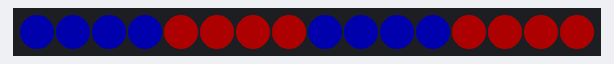
This program was run on a simulated ESP32. Parts: 16 RGB LEDs in strip order, left to right. Dim RGB values are drawn brighter than linear.

Above: at 0.25 s.
At 3.6 s:
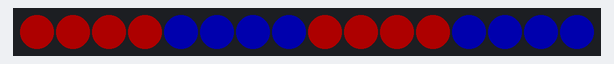
At 9.89 s:
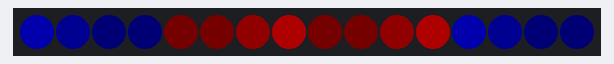
At 16.16 s:
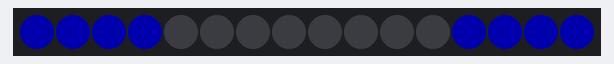
At 31.77 s:
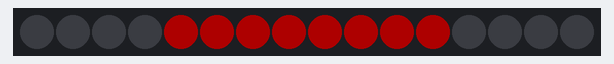

Measured:
- what the display in image 1 shows lasts 0.5 s, from 3.5 s to 4.0 s

The program:

main.cpp
```cpp
#include <Arduino.h>
#include <FastLED.h>
#include <freertos/FreeRTOS.h>
#include <freertos/task.h>

#include "Config.h"
#include "animations/AlternatingColors.h"
#include "animations/PoliceStrobe.h"
#include "animations/SynchronizedWaves.h"
#include "engine/AnimationScheduler.h"

namespace {
CRGB leds[config::LedCount];
PixelBuffer pixels(leds, config::LedCount);

const AlternatingColors alternatingColors(config::AlternatingColorsPhaseMs);
const PoliceStrobe policeStrobe(config::PoliceColorPhaseMs,
                               config::PoliceStrobeOnMs,
                               config::PoliceStrobeOffMs);
const SynchronizedWaves synchronizedWaves(config::WaveMinBrightness,
                                          config::WaveMaxBrightness,
                                          config::WaveCycleMs);

// Add future animations here, in playback order. The scheduler is unchanged.
const Animation* const animations[] = {&alternatingColors, &policeStrobe,
                                       &synchronizedWaves};
AnimationScheduler scheduler(animations, sizeof(animations) / sizeof(animations[0]),
                             config::AnimationRotationMs);

void logSelection() {
    if constexpr (config::SerialDebug) {
        Serial.printf("Animation %u: %s\n",
                      static_cast<unsigned>(scheduler.currentIndex() + 1),
                      scheduler.currentName());
    }
}
}  // namespace

void setup() {
    if constexpr (config::SerialDebug) {
        Serial.begin(config::SerialBaud);  // No wait for a serial connection.
    }

    FastLED.addLeds<CHASE_LED_CHIPSET, config::LedDataPin, config::LedColorOrder>(
        leds, static_cast<int>(config::LedCount));
    FastLED.setBrightness(config::GlobalBrightness);
    // Dithering requires continuous retransmission. Disable it so an unchanged
    // frame stays stable while we deliberately avoid redundant show() calls.
    FastLED.setDither(DISABLE_DITHER);

    pixels.fill(CRGB::Black);
    const auto nowMs = static_cast<std::uint32_t>(millis());
    scheduler.begin(nowMs);
    if (scheduler.update(nowMs, pixels)) {
        FastLED.show();
    }
    logSelection();
}

void loop() {
    const auto previousIndex = scheduler.currentIndex();
    if (scheduler.update(static_cast<std::uint32_t>(millis()), pixels)) {
        FastLED.show();
    }
    if (scheduler.currentIndex() != previousIndex) {
        logSelection();
    }

    // Idle for one RTOS tick (1 ms on this target) to let other tasks run and
    // avoid busy-spinning. This is only a polling yield: every animation and
    // transition is timed by millis(), never by counting task sleeps.
    vTaskDelay(1);
}
```

AlternatingColors.cpp
```cpp
#include "AlternatingColors.h"
#include "PixelMapping.h"

namespace {
constexpr std::size_t InitialBluePixels[] = {0, 1, 2, 3, 8, 9, 10, 11};
constexpr std::size_t InitialRedPixels[] = {4, 5, 6, 7, 12, 13, 14, 15};
}  // namespace

bool AlternatingColors::render(PixelBuffer& pixels, std::uint32_t elapsedMs) const {
    // Config.h rejects zero; also fail safely if called with invalid timings
    // by future code that constructs an animation directly.
    if (phaseMs_ == 0) {
        return pixels.fill(CRGB::Black);
    }

    const bool swapped = (elapsedMs / phaseMs_) % 2 != 0;
    bool changed = false;
    for (std::size_t i = 0; i < pixels.size(); ++i) {
        CRGB color = CRGB::Black;  // Additional, unmapped pixels remain OFF.
        if (pixel_mapping::contains(InitialBluePixels, i)) {
            color = swapped ? CRGB::Red : CRGB::Blue;
        } else if (pixel_mapping::contains(InitialRedPixels, i)) {
            color = swapped ? CRGB::Blue : CRGB::Red;
        }
        changed = pixels.set(i, color) || changed;
    }
    return changed;
}
```

AlternatingColors.h
```cpp
#pragma once

#include "Animation.h"

class AlternatingColors final : public Animation {
public:
    explicit AlternatingColors(std::uint32_t phaseMs) : phaseMs_(phaseMs) {}

    const char* name() const override { return "Alternating red and blue"; }
    bool render(PixelBuffer& pixels, std::uint32_t elapsedMs) const override;

private:
    const std::uint32_t phaseMs_;
};
```

Animation.h
```cpp
#pragma once

#include "engine/PixelBuffer.h"
#include <cstdint>

class Animation {
public:
    virtual ~Animation() = default;
    virtual const char* name() const = 0;

    // elapsedMs is time since THIS activation, not raw millis(). Write a full
    // frame, including OFF pixels, and return whether any pixel changed. Pure
    // elapsed-time rendering ensures re-entry at zero restarts the effect.
    virtual bool render(PixelBuffer& pixels, std::uint32_t elapsedMs) const = 0;
};
```

PixelMapping.h
```cpp
#pragma once

#include <cstddef>

namespace pixel_mapping {

// Mappings belong to effects, not to the engine or to physical group objects.
template <std::size_t N>
bool contains(const std::size_t (&indices)[N], std::size_t index) {
    for (const auto candidate : indices) {
        if (candidate == index) {
            return true;
        }
    }
    return false;
}

}  // namespace pixel_mapping
```

PoliceStrobe.cpp
```cpp
#include "PoliceStrobe.h"
#include "PixelMapping.h"
#include <limits>

namespace {
constexpr std::size_t BluePixels[] = {0, 1, 2, 3, 12, 13, 14, 15};
constexpr std::size_t RedPixels[] = {4, 5, 6, 7, 8, 9, 10, 11};
}  // namespace

bool PoliceStrobe::render(PixelBuffer& pixels, std::uint32_t elapsedMs) const {
    if (colorPhaseMs_ == 0 || onMs_ == 0 || offMs_ == 0 ||
        onMs_ > std::numeric_limits<std::uint32_t>::max() - offMs_) {
        return pixels.fill(CRGB::Black);
    }

    const bool bluePhase = (elapsedMs / colorPhaseMs_) % 2 == 0;
    // Start the ON/OFF clock anew in every color phase, even if phase length
    // is not a multiple of the strobe cycle (or the duty cycle is asymmetric).
    const auto phaseElapsedMs = elapsedMs % colorPhaseMs_;
    const bool on = phaseElapsedMs % (onMs_ + offMs_) < onMs_;

    bool changed = false;
    for (std::size_t i = 0; i < pixels.size(); ++i) {
        CRGB color = CRGB::Black;
        if (on && bluePhase && pixel_mapping::contains(BluePixels, i)) {
            color = CRGB::Blue;
        } else if (on && !bluePhase && pixel_mapping::contains(RedPixels, i)) {
            color = CRGB::Red;
        }
        changed = pixels.set(i, color) || changed;
    }
    return changed;
}
```

PoliceStrobe.h
```cpp
#pragma once

#include "Animation.h"

class PoliceStrobe final : public Animation {
public:
    PoliceStrobe(std::uint32_t colorPhaseMs, std::uint32_t onMs,
                 std::uint32_t offMs)
        : colorPhaseMs_(colorPhaseMs), onMs_(onMs), offMs_(offMs) {}

    const char* name() const override { return "Alternating police strobes"; }
    bool render(PixelBuffer& pixels, std::uint32_t elapsedMs) const override;

private:
    const std::uint32_t colorPhaseMs_;
    const std::uint32_t onMs_;
    const std::uint32_t offMs_;
};
```

SynchronizedWaves.cpp
```cpp
#include "SynchronizedWaves.h"
#include <cmath>

namespace {
// Effect-local position of each pixel in its traveling wave. This does not
// constrain other animations or require pixels to share a physical group API.
constexpr std::size_t PositionByPixel[] = {
    3, 2, 1, 0,  // Blue: 3 -> 2 -> 1 -> 0
    0, 1, 2, 3,  // Red:  4 -> 5 -> 6 -> 7
    0, 1, 2, 3,  // Red:  8 -> 9 -> 10 -> 11
    3, 2, 1, 0   // Blue: 15 -> 14 -> 13 -> 12
};
constexpr auto MappedPixelCount = sizeof(PositionByPixel) / sizeof(PositionByPixel[0]);
constexpr float TwoPi = 6.2831853071795864769f;
}  // namespace

std::uint8_t SynchronizedWaves::brightnessAt(std::size_t position,
                                            std::uint32_t cycleElapsedMs) const {
    if (cycleMs_ == 0 || minBrightness_ == maxBrightness_) {
        return minBrightness_;
    }

    // Pulse starts: 0, 1/6, 2/6, 3/6 of a cycle. Each lasts 1/2 cycle.
    // Adjacent pulses overlap, but the first ends exactly when the last starts.
    // Integer sixths avoid truncating short/odd cycles; 64-bit intermediates
    // also support the full uint32_t cycle range without overflow.
    const auto time = static_cast<std::uint64_t>(cycleElapsedMs) * 6;
    const auto start = static_cast<std::uint64_t>(cycleMs_) * position;
    const auto width = static_cast<std::uint64_t>(cycleMs_) * 3;
    if (time <= start || time - start >= width) {
        return minBrightness_;
    }

    const float phase = static_cast<float>(time - start) / static_cast<float>(width);
    const float pulse = (1.0f - std::cos(TwoPi * phase)) * 0.5f;
    const auto range = static_cast<unsigned>(maxBrightness_ - minBrightness_);
    auto offset = static_cast<unsigned>(pulse * static_cast<float>(range) + 0.5f);
    if (offset > range) {
        offset = range;
    }
    return static_cast<std::uint8_t>(minBrightness_ + offset);
}

bool SynchronizedWaves::render(PixelBuffer& pixels, std::uint32_t elapsedMs) const {
    const auto cycleElapsedMs = cycleMs_ == 0 ? 0 : elapsedMs % cycleMs_;
    std::uint8_t brightness[4];
    for (std::size_t position = 0; position < 4; ++position) {
        brightness[position] = brightnessAt(position, cycleElapsedMs);
    }

    bool changed = false;
    for (std::size_t i = 0; i < pixels.size(); ++i) {
        CRGB color = CRGB::Black;
        if (i < MappedPixelCount) {
            const auto intensity = brightness[PositionByPixel[i]];
            // Pure red/blue scaling is exactly the selected channel intensity.
            // FastLED applies GlobalBrightness once, later in main.cpp.
            color = (i < 4 || i >= 12) ? CRGB(0, 0, intensity) : CRGB(intensity, 0, 0);
        }
        changed = pixels.set(i, color) || changed;
    }
    return changed;
}
```

SynchronizedWaves.h
```cpp
#pragma once

#include "Animation.h"

class SynchronizedWaves final : public Animation {
public:
    SynchronizedWaves(std::uint8_t minBrightness, std::uint8_t maxBrightness,
                      std::uint32_t cycleMs)
        : minBrightness_(minBrightness),
          maxBrightness_(maxBrightness < minBrightness ? minBrightness : maxBrightness),
          cycleMs_(cycleMs) {}

    const char* name() const override { return "Synchronized brightness waves"; }
    bool render(PixelBuffer& pixels, std::uint32_t elapsedMs) const override;

private:
    std::uint8_t brightnessAt(std::size_t position, std::uint32_t cycleElapsedMs) const;

    const std::uint8_t minBrightness_;
    const std::uint8_t maxBrightness_;
    const std::uint32_t cycleMs_;
};
```

AnimationScheduler.cpp
```cpp
#include "AnimationScheduler.h"

AnimationScheduler::AnimationScheduler(const Animation* const* animations,
                                       std::size_t count,
                                       std::uint32_t rotationMs)
    : animations_(animations), count_(count), rotationMs_(rotationMs) {
    valid_ = animations_ != nullptr && count_ > 0 && rotationMs_ > 0;
    if (valid_) {
        for (std::size_t i = 0; i < count_; ++i) {
            if (animations_[i] == nullptr) {
                valid_ = false;
                break;
            }
        }
    }
}

void AnimationScheduler::begin(std::uint32_t nowMs) {
    select(0, nowMs);
}

bool AnimationScheduler::select(std::size_t index, std::uint32_t nowMs) {
    if (!valid_ || index >= count_) {
        return false;
    }
    currentIndex_ = index;
    activatedAtMs_ = nowMs;
    started_ = true;
    firstFrame_ = true;
    return true;
}

bool AnimationScheduler::next(std::uint32_t nowMs) {
    return select(started_ ? (currentIndex_ + 1) % count_ : 0, nowMs);
}

const char* AnimationScheduler::currentName() const {
    return valid_ && started_ ? animations_[currentIndex_]->name() : "None";
}

bool AnimationScheduler::update(std::uint32_t nowMs, PixelBuffer& pixels) {
    if (!valid_) {
        return false;
    }
    if (!started_) {
        begin(nowMs);
    }

    if (firstFrame_) {
        // A selection request takes effect when its first frame is rendered.
        // Even if update() was delayed after select(), give the new effect
        // its complete interval starting with elapsed zero.
        activatedAtMs_ = nowMs;
    }

    // Unsigned subtraction works through millis() rollover. Never compare
    // against activatedAt + duration, which would break near wraparound.
    std::uint32_t elapsedMs = nowMs - activatedAtMs_;
    if (elapsedMs >= rotationMs_) {
        // Start the next effect NOW at elapsed zero. Do not skip its beginning
        // or replay missed intervals after a delayed loop.
        next(nowMs);
        elapsedMs = 0;
    }

    const bool firstFrame = firstFrame_;
    if (firstFrame) {
        // Clear only RAM, never transmit a separate blackout frame. This also
        // protects transitions if a future animation leaves a pixel unmapped.
        pixels.fill(CRGB::Black);
        firstFrame_ = false;
        elapsedMs = 0;
    }
    const bool changed = animations_[currentIndex_]->render(pixels, elapsedMs);
    return firstFrame || changed;
}
```

AnimationScheduler.h
```cpp
#pragma once

#include "animations/Animation.h"
#include <cstddef>
#include <cstdint>

class AnimationScheduler {
public:
    // Registry and animation instances must outlive this scheduler. A static
    // array in main.cpp provides that lifetime without heap allocation.
    AnimationScheduler(const Animation* const* animations, std::size_t count,
                       std::uint32_t rotationMs);

    void begin(std::uint32_t nowMs);

    // Returns true when the caller must transmit the buffer with FastLED.show().
    bool update(std::uint32_t nowMs, PixelBuffer& pixels);

    // Selection is separate from rendering so future controls can call these
    // functions, then let update() render at zero on the next loop iteration.
    // Its full rotation interval starts with that first rendered frame.
    bool select(std::size_t index, std::uint32_t nowMs);
    bool next(std::uint32_t nowMs);

    std::size_t currentIndex() const { return currentIndex_; }
    const char* currentName() const;

private:
    const Animation* const* animations_;
    const std::size_t count_;
    const std::uint32_t rotationMs_;
    bool valid_ = false;
    bool started_ = false;
    bool firstFrame_ = false;
    std::size_t currentIndex_ = 0;
    std::uint32_t activatedAtMs_ = 0;
};
```

PixelBuffer.h
```cpp
#pragma once

#include <FastLED.h>
#include <cstddef>

// A non-owning view of the one CRGB array used by FastLED. There are no groups
// here: every pixel can have its own RGB values (and therefore intensity).
class PixelBuffer {
public:
    PixelBuffer(CRGB* data, std::size_t count) : data_(data), count_(count) {}

    std::size_t size() const { return count_; }

    // Return true only if the buffer actually changed. Invalid indices are
    // ignored, so a shortened string cannot be written past its end.
    bool set(std::size_t index, const CRGB& color) {
        if (index >= count_ || data_ == nullptr || data_[index] == color) {
            return false;
        }
        data_[index] = color;
        return true;
    }

    bool fill(const CRGB& color) {
        bool changed = false;
        for (std::size_t i = 0; i < count_; ++i) {
            changed = set(i, color) || changed;
        }
        return changed;
    }

private:
    CRGB* data_;
    std::size_t count_;
};
```

Config.h
```cpp
#pragma once

#include <FastLED.h>
#include <cstddef>
#include <cstdint>
#include <limits>

// FastLED takes the chipset as a template argument, so keep it as a macro.
#define CHASE_LED_CHIPSET WS2811

namespace config {

constexpr std::uint8_t LedDataPin = 18;
constexpr std::size_t LedCount = 16;
constexpr EOrder LedColorOrder = RGB;  // Change to GRB, BRG, etc. if needed.
constexpr std::uint8_t GlobalBrightness = 50;  // 0 = off, 255 = maximum.

constexpr std::uint32_t AnimationRotationMs = 4000;
constexpr std::uint32_t AlternatingColorsPhaseMs = 500;
constexpr std::uint32_t PoliceColorPhaseMs = 500;
constexpr std::uint32_t PoliceStrobeOnMs = 25;
constexpr std::uint32_t PoliceStrobeOffMs = 25;

constexpr std::uint8_t WaveMinBrightness = 10;
constexpr std::uint8_t WaveMaxBrightness = 255;
constexpr std::uint32_t WaveCycleMs = 1000;

constexpr bool SerialDebug = false;
constexpr unsigned long SerialBaud = 115200;

static_assert(LedCount > 0, "At least one LED is required");
static_assert(LedCount <= static_cast<std::size_t>(std::numeric_limits<int>::max()),
              "LED count must fit FastLED's integer count");
static_assert(AnimationRotationMs > 0, "Rotation duration must be positive");
static_assert(AlternatingColorsPhaseMs > 0, "Color phase must be positive");
static_assert(PoliceColorPhaseMs > 0, "Police color phase must be positive");
static_assert(PoliceStrobeOnMs > 0 && PoliceStrobeOffMs > 0,
              "Both strobe durations must be positive");
static_assert(PoliceStrobeOnMs <=
                  std::numeric_limits<std::uint32_t>::max() - PoliceStrobeOffMs,
              "Strobe cycle must fit in uint32_t");
static_assert(WaveCycleMs > 0, "Wave cycle must be positive");

}  // namespace config
```
